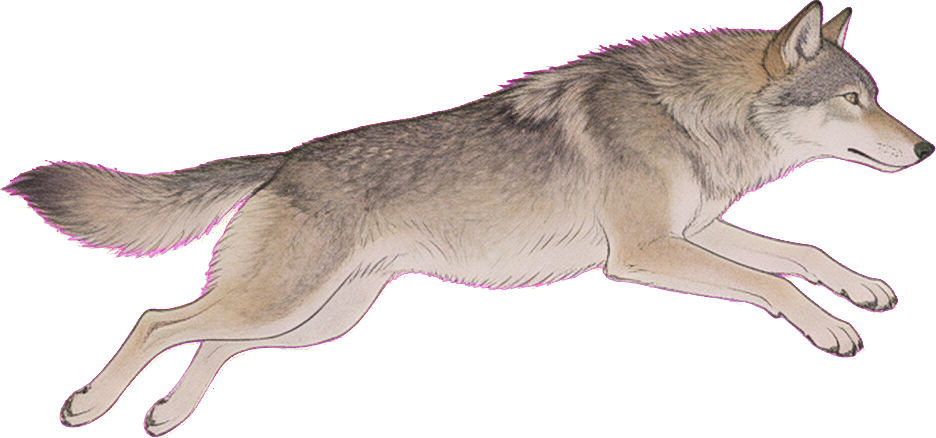
#> input picture assets/qa/sheet-crops/matte/wolf_attack_01_raw.png, 936 x 438 px
$ python review_sheet.py --dir ../assets/qa/sheet-crops/matte
#> lines starting #> are read from the running program, lines starting #| are printed output that depends on the picture
"""把切片得到的每一格画成带编号的审阅图，供人工标注"第 N 格其实是哪个动作"。

别名是按位置分配的，而模型不保证按提示词的顺序作画；几何闸门查不出"这一格画的是
跑还是走"。这个工具把编号烧进图里，人只要报回一份映射，就能在不重生成的前提下把
别名纠正过来。

Usage:
    python tools/review_sheet.py --dir assets/qa/sheet-crops/run-99-sheet_xuanzang_seed12_v5
"""

from __future__ import annotations

import argparse
from pathlib import Path

from PIL import Image, ImageDraw

REPO = Path(__file__).resolve().parents[1]
CELL = 260


def main() -> int:
    parser = argparse.ArgumentParser()
    parser.add_argument("--dir", required=True)
    parser.add_argument("--out", default=None)
    parser.add_argument("--cols", type=int, default=4)
    args = parser.parse_args()

    crop_dir = Path(args.dir)
    if not crop_dir.is_absolute():
        crop_dir = REPO / crop_dir
    paths = sorted(crop_dir.glob("*_raw.png"))
    if not paths:
        raise SystemExit(f"no crops in {crop_dir}")

    rows = (len(paths) + args.cols - 1) // args.cols
    sheet = Image.new("RGB", (args.cols * CELL, rows * CELL), (26, 28, 32))
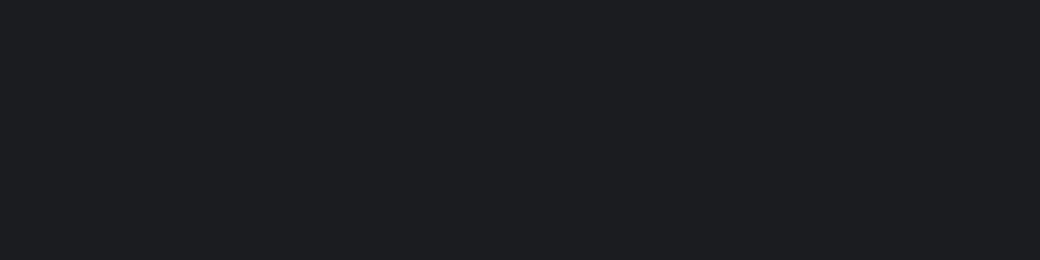
#> sheet: PIL image 1040x260 RGB; mean R, G, B 26, 28, 32
    draw = ImageDraw.Draw(sheet)
    for index, path in enumerate(paths, start=1):
        im = Image.open(path).convert("RGBA")
#> im is the input picture: PIL image 936x438 RGBA; mean R, G, B, A 72, 63.6, 59.8, 103.6
        bbox = im.getchannel("A").getbbox()
#> bbox = (0, 0, 936, 438)
        if bbox:
            im = im.crop(bbox)
        scale = min((CELL - 40) / im.width, (CELL - 40) / im.height)
#> scale = 0.235
        im = im.resize((max(1, int(im.width * scale)), max(1, int(im.height * scale))), Image.LANCZOS)
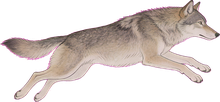
#> im: PIL image 220x102 RGBA; mean R, G, B, A 81, 68.4, 67.4, 103.6; transparent parts drawn white
        col = (index - 1) % args.cols
        row = (index - 1) // args.cols
        plate = Image.new("RGB", (CELL, CELL), (235, 228, 214))
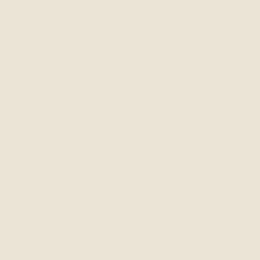
#> plate: PIL image 260x260 RGB; mean R, G, B 235, 228, 214
        plate.paste(im, ((CELL - im.width) // 2, (CELL - im.height) // 2), im)
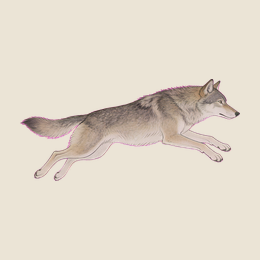
#> plate: PIL image 260x260 RGB; mean R, G, B 227, 218.1, 204.8
        sheet.paste(plate, (col * CELL, row * CELL))
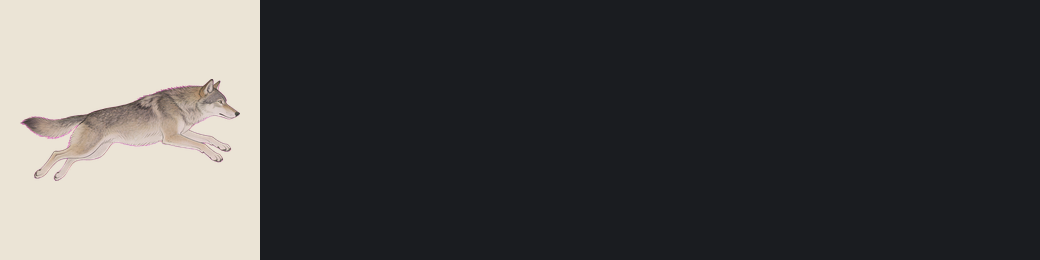
#> sheet: PIL image 1040x260 RGB; mean R, G, B 76.2, 75.5, 75.2
        draw.rectangle((col * CELL, row * CELL, (col + 1) * CELL - 1, (row + 1) * CELL - 1), outline=(90, 90, 100))
        draw.rectangle((col * CELL + 6, row * CELL + 6, col * CELL + 46, row * CELL + 40), fill=(20, 20, 20))
        draw.text((col * CELL + 14, row * CELL + 14), f"#{index}", fill=(255, 235, 180))
        draw.text((col * CELL + 8, (row + 1) * CELL - 22), path.stem.replace("_raw", ""), fill=(60, 55, 50))
#> pass 2 of the loop in main, `for index, path in enumerate(paths, start=1):`:
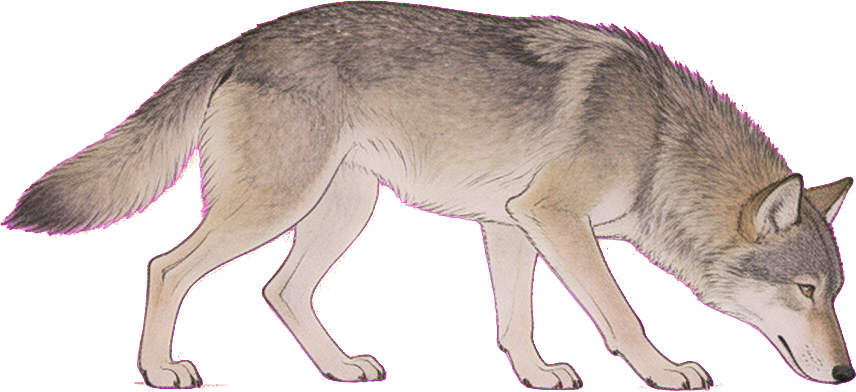
#> input picture assets/qa/sheet-crops/matte/wolf_hurt_01_raw.png, 856 x 392 px
#> in main, im is the input picture: PIL image 856x392 RGBA; mean R, G, B, A 95.7, 84, 79, 139.4
#> bbox = (0, 0, 856, 392)
#> im: PIL image 219x100 RGBA
#> in main, `plate.paste(im, ((CELL - im.width) // 2, (CELL - im.height) // 2), im)`:
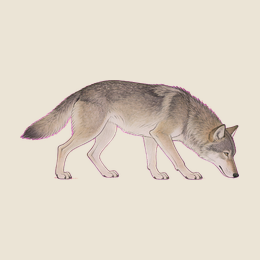
#> plate: PIL image 260x260 RGB; mean R, G, B 224.1, 214.6, 201.5
#> in main, `sheet.paste(plate, (col * CELL, row * CELL))`:
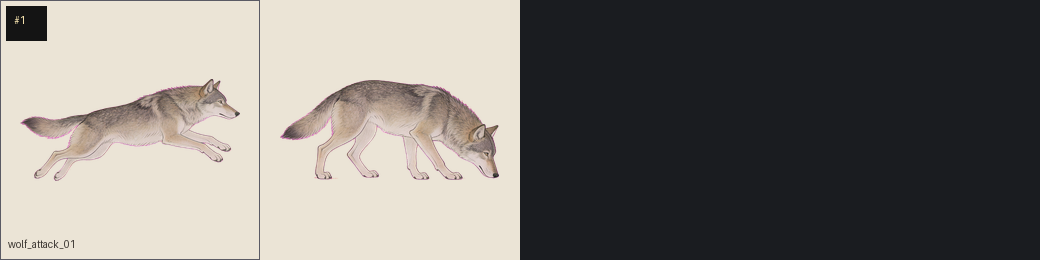
#> sheet: PIL image 1040x260 RGB; mean R, G, B 124, 120.5, 116.1

    out = Path(args.out) if args.out else crop_dir.parent / f"review-{crop_dir.name}.png"
    if not out.is_absolute():
        out = REPO / out
    sheet.save(out)
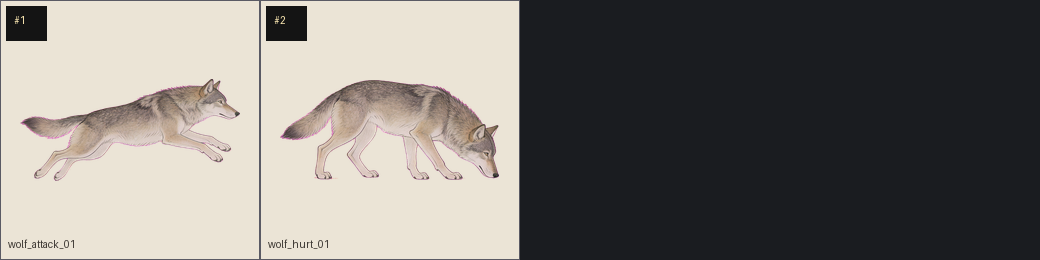
#> saved as review-matte.png: PIL image 1040x260 RGB; mean R, G, B 122.2, 118.8, 114.5
    print(f"[review] {out.relative_to(REPO)}  cells={len(paths)}")
    return 0


if __name__ == "__main__":
    raise SystemExit(main())
#> (the program exits here)
